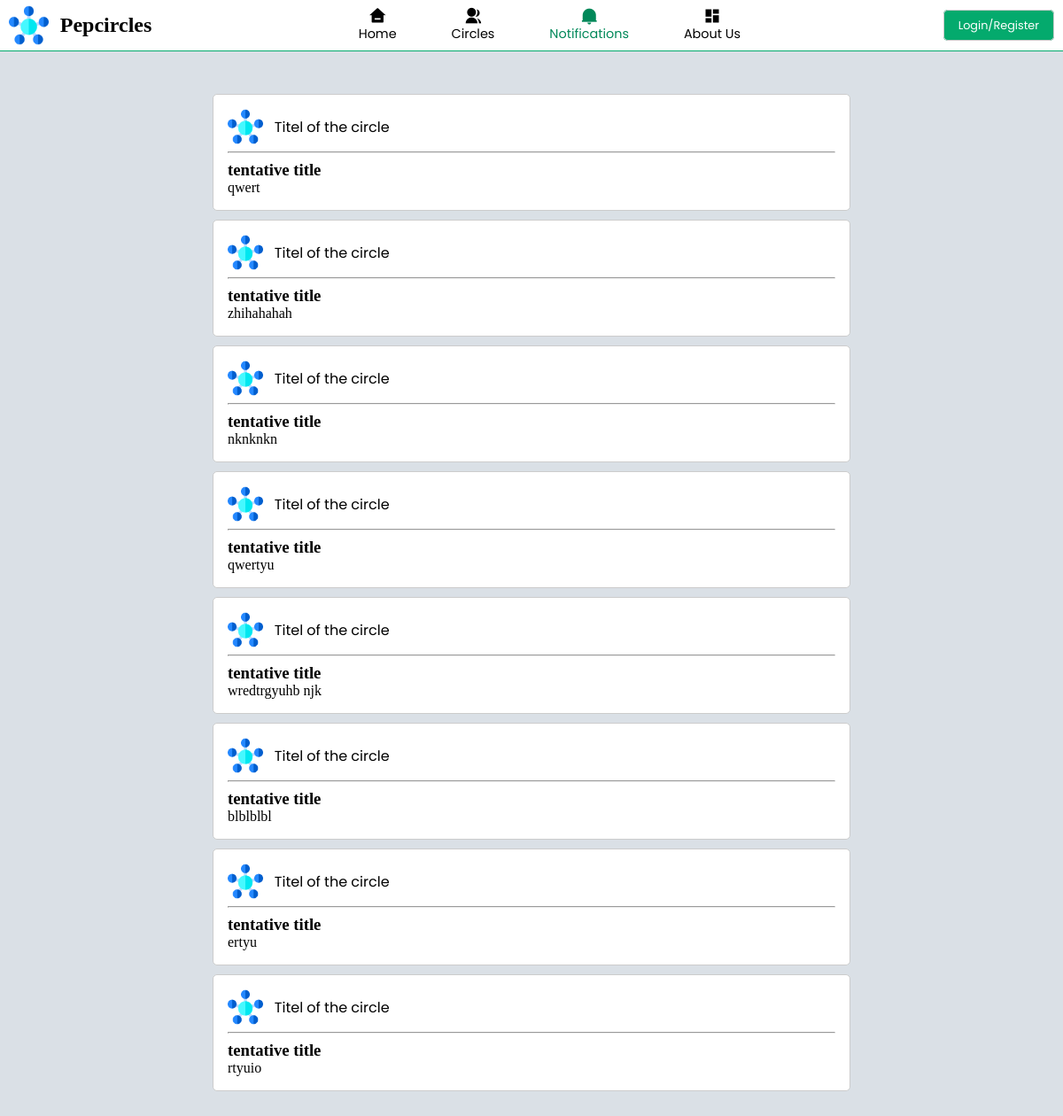
The page /pages/notifications.php on the database as committed earlier.
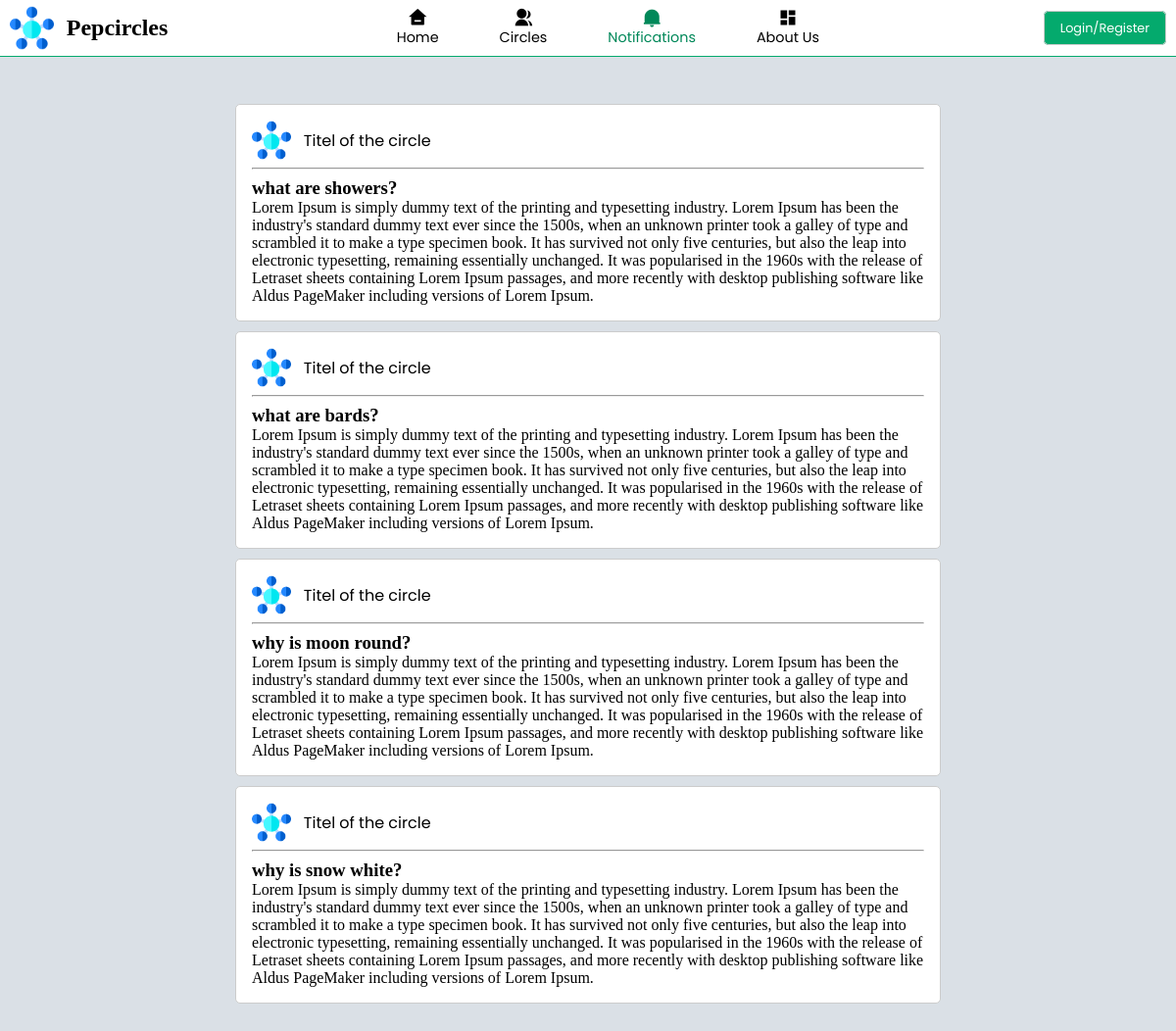
The same page on the database as committed later.
### tables this page shows
CREATE TABLE `posts` (
  `post_id` int(11) NOT NULL,
  `time` time(6) NOT NULL,
  `date` date NOT NULL,
  `user_id` varchar(256) NOT NULL,
  `circleId` int(11) NOT NULL,
  `title` varchar(3000) NOT NULL,
  `content` longtext NOT NULL,
  `postType` int(11) NOT NULL DEFAULT 0
);

### pages/back/database_connection.php (called while the page is built, shortened)
<?php
include "connection.php";
$sql2 = "SELECT *
            FROM posts
            ORDER BY post_id DESC
            LIMIT 8";
$res2 = mysqli_query($conn, $sql2);
?>

### pages/notifications.php (the view, shortened to what this page needs)
<?php
include "back/database_connection.php";
?>
<!DOCTYPE html>
<html lang="en">
<head>
    <link rel="stylesheet" href="../css/index.css">
    <link rel="stylesheet" href="../css/notify.css">
</head>
<body>
    <?php include "navbar.php"; ?>
    <div class="notify">
    <div class="posts">
                <?php
                if (mysqli_num_rows($res2) > 0) {
                    while ($row2 = mysqli_fetch_assoc($res2)) {
                ?>
                        <div class="ind_post">
                            <div class="head_post">
                                <img src="/collageCommunity/images/logo.png" alt="">
                                <span>Titel of the circle</span>
                            </div>
                            <hr>
                            <h3><?php echo $row2['title']; ?></h3>
                            <p><?php echo $row2['content']; ?></p>
                        </div>
                <?php }
                } ?>
            </div>
        </div>
</body>
</html>

Rows that differ between the two databases and show on the page:
removed posts: title "tentative title", content "qwert"
removed posts: title "tentative title", content "zhihahahah"
removed posts: title "tentative title", content "nknknkn"
removed posts: title "tentative title", content "qwertyu"
removed posts: title "tentative title", content "wredtrgyuhb njk"
removed posts: title "tentative title", content "blblblbl"
removed posts: title "tentative title", content "ertyu"
removed posts: title "tentative title", content "rtyuio"
now on this page (row unchanged): posts: title "what are showers?", content "Lorem Ipsum is simply dummy text of the printing and typesetting industry. Lorem Ipsum has been the industry's standard dummy text ever since the 1500s, when an unknown printer took a galley of type and scrambled it to make a type specimen book. It has survived not only five centuries, but also the leap into electronic typesetting, remaining essentially unchanged. It was popularised in the 1960s with the release of Letraset sheets containing Lorem Ipsum passages, and more recently with desktop publishing software like Aldus PageMaker including versions of Lorem Ipsum."
now on this page (row unchanged): posts: title "what are bards?", content "Lorem Ipsum is simply dummy text of the printing and typesetting industry. Lorem Ipsum has been the industry's standard dummy text ever since the 1500s, when an unknown printer took a galley of type and scrambled it to make a type specimen book. It has survived not only five centuries, but also the leap into electronic typesetting, remaining essentially unchanged. It was popularised in the 1960s with the release of Letraset sheets containing Lorem Ipsum passages, and more recently with desktop publishing software like Aldus PageMaker including versions of Lorem Ipsum."
now on this page (row unchanged): posts: title "why is moon round?", content "Lorem Ipsum is simply dummy text of the printing and typesetting industry. Lorem Ipsum has been the industry's standard dummy text ever since the 1500s, when an unknown printer took a galley of type and scrambled it to make a type specimen book. It has survived not only five centuries, but also the leap into electronic typesetting, remaining essentially unchanged. It was popularised in the 1960s with the release of Letraset sheets containing Lorem Ipsum passages, and more recently with desktop publishing software like Aldus PageMaker including versions of Lorem Ipsum."
now on this page (row unchanged): posts: title "why is snow white?", content "Lorem Ipsum is simply dummy text of the printing and typesetting industry. Lorem Ipsum has been the industry's standard dummy text ever since the 1500s, when an unknown printer took a galley of type and scrambled it to make a type specimen book. It has survived not only five centuries, but also the leap into electronic typesetting, remaining essentially unchanged. It was popularised in the 1960s with the release of Letraset sheets containing Lorem Ipsum passages, and more recently with desktop publishing software like Aldus PageMaker including versions of Lorem Ipsum."
